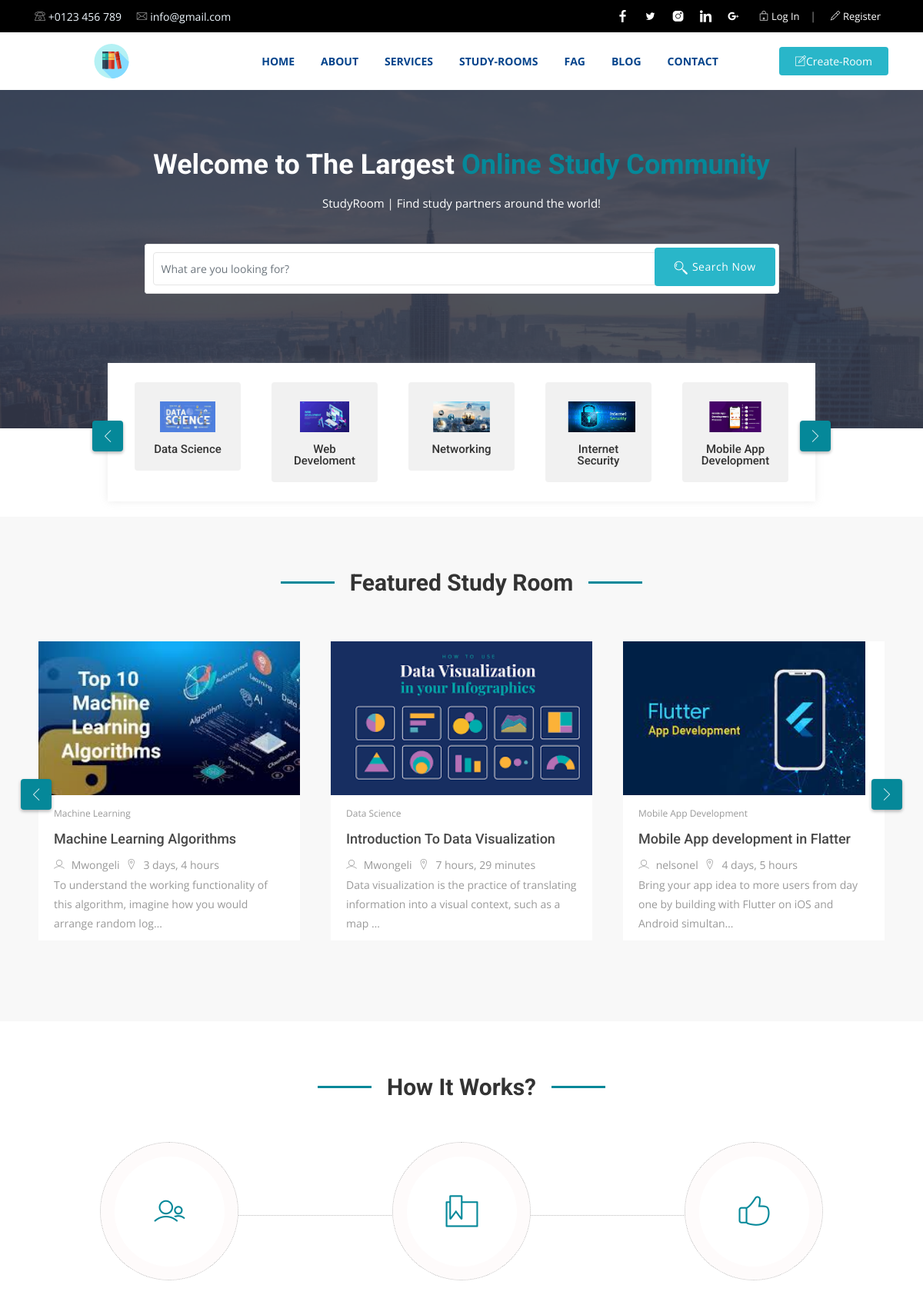
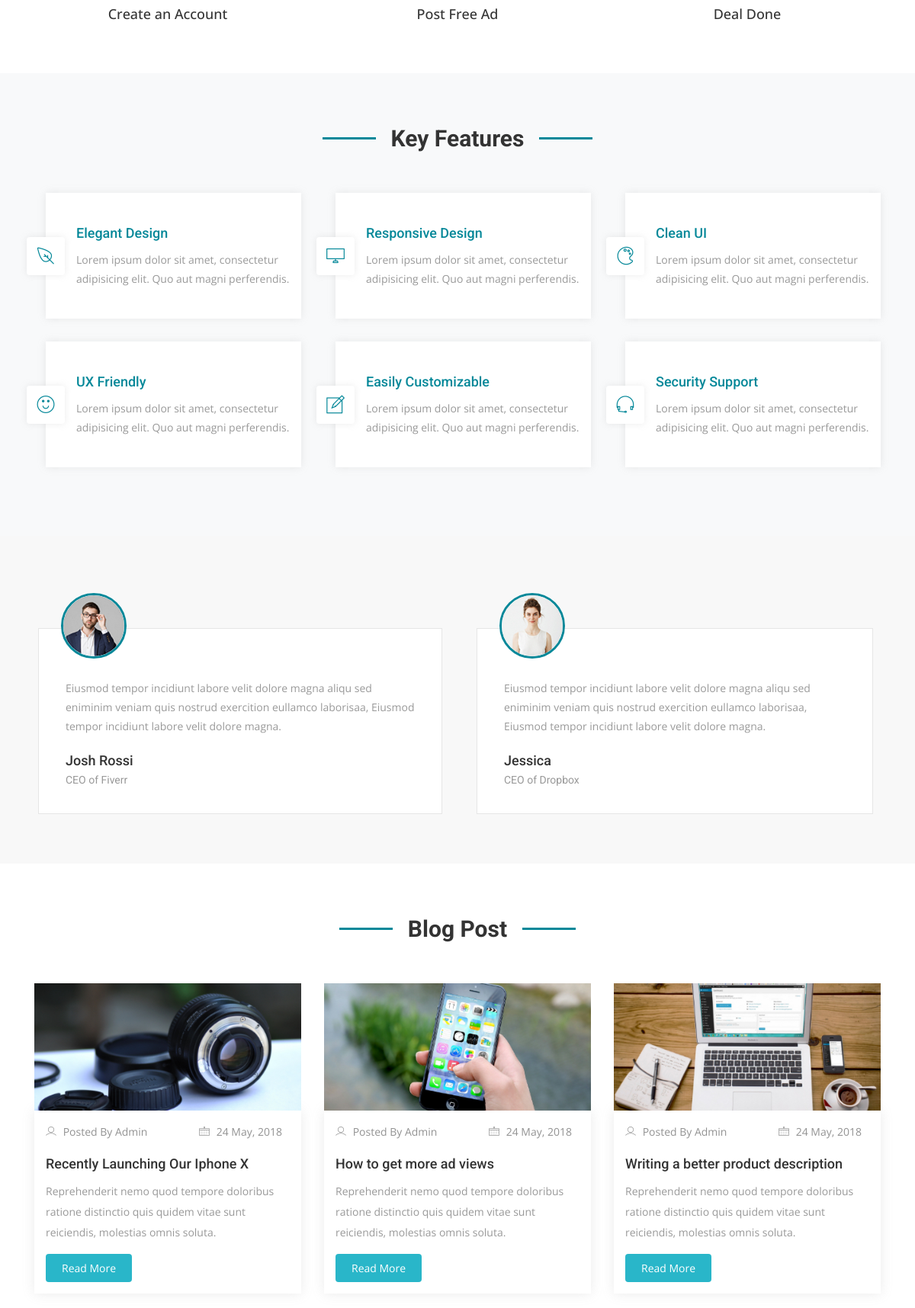
The page / (upper part) on the database its author committed (2 pictures, top to bottom).
### base/models.py (models this page shows, shortened)
class Topic(models.Model):
    name = models.CharField(max_length=200)
    image = models.ImageField(upload_to='image', null=True)
    def __str__(self):
        return self.name

class Room(models.Model):
    host = models.ForeignKey(User, on_delete=models.SET_NULL, null=True)
    topic = models.ForeignKey(Topic, on_delete=models.SET_NULL, null=True)
    image = models.ImageField(upload_to='image', null=True)
    name = models.CharField(max_length=200)
    description = models.TextField(null=True, blank=True)
    participants = models.ManyToManyField(User, related_name='participants', blank=True)
    updated = models.DateTimeField(auto_now=True)
    created = models.DateTimeField(auto_now_add=True)
    class Meta:
        ordering = ['-updated', '-created']

### base/views.py (the view)
# urls.py: path('', views.home, name='home'),
def home(request):
    q = request.GET.get('q') if request.GET.get('q') != None else ''
    rooms = Room.objects.filter(
        Q(topic__name__icontains=q) |
        Q(name__icontains=q) |
        Q(host__username__icontains=q) |
        Q(description__icontains=q)
    )
    topics = Topic.objects.all()
    room_count = rooms.count()
    room_messages = Message.objects.filter(Q(room__topic__name__icontains=q))
    context = {'rooms': rooms, 'topics': topics,
               'room_count': room_count, 'room_messages': room_messages}
    return render(request, 'base/home.html', context)

### base/templates/base/home.html (shortened to what this page needs)
{% extends 'main.html' %}
{% block content %}
{% load static %}
<div id="hero-area">
  <div class="overlay"></div>
  <div class="container">
    <div class="row justify-content-center">
      <div class="col-md-12 col-lg-9 col-xs-12 text-center">
        <div class="contents">
          <h1 class="head-title">
            Welcome to The Largest <span class="year">Online Study Community</span>
          </h1>
          <p>
            StudyRoom | Find study partners around the world!
          </p>
          <div class="search-bar">
            <div class="search-inner">
              <form class="search-form" method="GET" action=" {% url 'home' %}">
                <div class=" form-control">
                  <input type="text" name="q" class="form-control" placeholder="What are you looking for?" />
                </div>
                <button  class="btn submit btn-common" type="submit">
                  <i class="lni-search"></i> Search Now
                </button>
              </form>
            </div>
          </div>
        </div>
      </div>
    </div>
  </div>
</div>
<section id="categories">
  <div class="container">
    <div class="row justify-content-center">
      <div class="col-lg-10 col-md-12 col-xs-12">
        <div id="categories-icon-slider" class="categories-wrapper owl-carousel owl-theme">
          {% for topic in topics %}
          <div class="item">
            <a href="category.html">
              <div class="category-icon-item">
                <div class="icon-box">
                  <div class="icon">
                    <img src="{{ topic.image.url }}" width="40" height="50" alt="" />
                  </div>
                  <h4>{{ topic.name }}</h4>
                </div>
              </div>
            </a>
          </div>
          {% endfor %}
        </div>
      </div>
    </div>
  </div>
</section>
<section class="featured-lis section-padding">
  <div class="container">
    <div class="row">
      <div class="col-md-12 wow fadeIn" data-wow-delay="0.5s">
        <h3 class="section-title">Featured Study Room</h3>
        <div id="new-products" class="owl-carousel owl-theme">
          {% for room in rooms %}
          <div class="item">
            <div class="product-item">
              <div class="carousel-thumb">
              </div>
              <div class="product-content">
                <span>{{room.topic}}</span>
                <h3 class="product-title">
                  <a href="{% url 'room' room.id %}">{{room.name}}</a>
                </h3>
                <div class="meta-tag">
                  <span>
                    <a href="#"><i class="lni-user"></i> {{room.host}}</a>
                  </span>
                  <span>
                    <a href="#"><i class="lni-map-marker"></i> {{room.created |timesince}}</a>
                  </span>
                </div>
                <p class="dsc">
                  {{room.description | truncatechars:100}}
                </p>
              </div>
            </div>
          </div>
          {% endfor %}
        </div>
      </div>
    </div>
  </div>
</section>
<section class="works section-padding">
  <div class="container">
    <div class="row">
      <div class="col-12">
        <h3 class="section-title">How It Works?</h3>
      </div>
      <div class="col-lg-4 col-md-4 col-xs-12">
        <div class="works-item">
          <div class="icon-box">
            <i class="lni-users"></i>
          </div>
          <p>Create an Account</p>
        </div>
      </div>
      <div class="col-lg-4 col-md-4 col-xs-12">
        <div class="works-item">
          <div class="icon-box">
            <i class="lni-bookmark-alt"></i>
          </div>
          <p>Post Free Ad</p>
        </div>
      </div>
      <div class="col-lg-4 col-md-4 col-xs-12">
        <div class="works-item">
          <div class="icon-box">
            <i class="lni-thumbs-up"></i>
          </div>
          <p>Deal Done</p>
        </div>
      </div>
    </div>
  </div>
</section>
<section class="services bg-light section-padding">
  <div class="container">
    <div class="row">
      <div class="col-12">
        <h3 class="section-title">Key Features</h3>
      </div>
      <div class="col-md-6 col-lg-4 col-xs-12">
        <div class="services-item wow fadeInRight" data-wow-delay="0.2s">
          <div class="icon">
            <i class="lni-leaf"></i>
          </div>
          <div class="services-content">
            <h3><a href="#">Elegant Design</a></h3>
            <p>
              Lorem ipsum dolor sit amet, consectetur adipisicing elit. Quo aut
              magni perferendis.
            </p>
          </div>
        </div>
      </div>
      <div class="col-md-6 col-lg-4 col-xs-12">
        <div class="services-item wow fadeInRight" data-wow-delay="0.4s">
          <div class="icon">
            <i class="lni-display"></i>
          </div>
          <div class="services-content">
            <h3><a href="#">Responsive Design</a></h3>
            <p>
              Lorem ipsum dolor sit amet, consectetur adipisicing elit. Quo aut
              magni perferendis.
            </p>
          </div>
        </div>
      </div>
      <div class="col-md-6 col-lg-4 col-xs-12">
        <div class="services-item wow fadeInRight" data-wow-delay="0.6s">
          <div class="icon">
            <i class="lni-color-pallet"></i>
          </div>
          <div class="services-content">
            <h3><a href="#">Clean UI</a></h3>
            <p>
              Lorem ipsum dolor sit amet, consectetur adipisicing elit. Quo aut
              magni perferendis.
            </p>
          </div>
        </div>
      </div>
      <div class="col-md-6 col-lg-4 col-xs-12">
        <div class="services-item wow fadeInRight" data-wow-delay="0.8s">
          <div class="icon">
            <i class="lni-emoji-smile"></i>
          </div>
          <div class="services-content">
            <h3><a href="#">UX Friendly</a></h3>
            <p>
              Lorem ipsum dolor sit amet, consectetur adipisicing elit. Quo aut
              magni perferendis.
            </p>
          </div>
        </div>
      </div>
      <div class="col-md-6 col-lg-4 col-xs-12">
        <div class="services-item wow fadeInRight" data-wow-delay="1s">
          <div class="icon">
            <i class="lni-pencil-alt"></i>
          </div>
          <div class="services-content">
            <h3><a href="#">Easily Customizable</a></h3>
            <p>
              Lorem ipsum dolor sit amet, consectetur adipisicing elit. Quo aut
              magni perferendis.
            </p>
          </div>
        </div>
      </div>
      <div class="col-md-6 col-lg-4 col-xs-12">
        <div class="services-item wow fadeInRight" data-wow-delay="1.2s">
          <div class="icon">
            <i class="lni-headphone-alt"></i>
          </div>
          <div class="services-content">
            <h3><a href="#">Security Support</a></h3>
            <p>
              Lorem ipsum dolor sit amet, consectetur adipisicing elit. Quo aut
              magni perferendis.
            </p>
          </div>
        </div>
      </div>
    </div>
  </div>
</section>
<section class="testimonial section-padding">
  <div class="container">
    <div class="row">
      <div class="col-lg-12 col-md-12 col-sm-12 col-xs-12">
        <div id="testimonials" class="owl-carousel">
          <div class="item">
            <div class="img-thumb">
              <img src="{% static 'assets/img/testimonial/img1.png' %}" alt="" />
            </div>
            <div class="testimonial-item">
              <div class="content">
                <p class="description">
                  Eiusmod tempor incidiunt labore velit dolore magna aliqu sed
                  eniminim veniam quis nostrud exercition eullamco laborisaa,
                  Eiusmod tempor incidiunt labore velit dolore magna.
                </p>
                <div class="info-text">
                  <h2><a href="#">Josh Rossi</a></h2>
                  <h4><a href="#">CEO of Fiverr</a></h4>
                </div>
              </div>
            </div>
          </div>
          <div class="item">
            <div class="item">
              <div class="img-thumb">
                <img src="{% static 'assets/img/testimonial/img2.png' %}" alt="" />
              </div>
              <div class="testimonial-item">
                <div class="content">
                  <p class="description">
                    Eiusmod tempor incidiunt labore velit dolore magna aliqu sed
                    eniminim veniam quis nostrud exercition eullamco laborisaa,
                    Eiusmod tempor incidiunt labore velit dolore magna.
                  </p>
                  <div class="info-text">
                    <h2><a href="#">Jessica</a></h2>
                    <h4><a href="#">CEO of Dropbox</a></h4>
                  </div>
                </div>
              </div>
            </div>
          </div>
        </div>
      </div>
    </div>
  </div>
</section>
<section id="blog" class="section-padding">
  <div class="container">
    <h2 class="section-title">Blog Post</h2>
    <div class="row">
      <div class="col-lg-4 col-md-6 col-xs-12 blog-item">
        <div class="blog-item-wrapper">
          <div class="blog-item-img">
            <a href="single-post.html">
              <img src="{% static 'assets/img/blog/img-1.jpg' %}" alt="" />
            </a>
          </div>
          <div class="blog-item-text">
            <div class="meta-tags">
              <span class="user float-left"><a href="#"><i class="lni-user"></i> Posted By Admin</a></span>
              <span class="date float-right"><i class="lni-calendar"></i> 24 May, 2018</span>
            </div>
            <h3>
              <a href="single-post.html">Recently Launching Our Iphone X</a>
            </h3>
            <p>
              Reprehenderit nemo quod tempore doloribus ratione distinctio quis
              quidem vitae sunt reiciendis, molestias omnis soluta.
            </p>
            <a href="single-post.html" class="btn btn-common">Read More</a>
          </div>
        </div>
      </div>
      <div class="col-lg-4 col-md-6 col-xs-12 blog-item">
        <div class="blog-item-wrapper">
          <div class="blog-item-img">
            <a href="single-post.html">
              <img src="{% static 'assets/img/blog/img-2.jpg' %}" alt="" />
            </a>
          </div>
          <div class="blog-item-text">
            <div class="meta-tags">
              <span class="user float-left"><a href="#"><i class="lni-user"></i> Posted By Admin</a></span>
              <span class="date float-right"><i class="lni-calendar"></i> 24 May, 2018</span>
            </div>
            <h3>
              <a href="single-post.html">How to get more ad views</a>
            </h3>
            <p>
              Reprehenderit nemo quod tempore doloribus ratione distinctio quis
              quidem vitae sunt reiciendis, molestias omnis soluta.
            </p>
            <a href="single-post.html" class="btn btn-common">Read More</a>
          </div>
        </div>
      </div>
      <div class="col-lg-4 col-md-6 col-xs-12 blog-item">
        <div class="blog-item-wrapper">
          <div class="blog-item-img">
            <a href="single-post.html">
              <img src="{% static 'assets/img/blog/img-3.jpg' %}" alt="" />
            </a>
          </div>
          <div class="blog-item-text">
            <div class="meta-tags">
              <span class="user float-left"><a href="#"><i class="lni-user"></i> Posted By Admin</a></span>
              <span class="date float-right"><i class="lni-calendar"></i> 24 May, 2018</span>
            </div>
            <h3>
              <a href="single-post.html">Writing a better product description</a>
            </h3>
            <p>
              Reprehenderit nemo quod tempore doloribus ratione distinctio quis
              quidem vitae sunt reiciendis, molestias omnis soluta.
            </p>
            <a href="single-post.html" class="btn btn-common">Read More</a>
          </div>
        </div>
      </div>
    </div>
  </div>
</section>
{% endblock %}

### static/assets/css/styles.css (style rules this page uses)
#hero-area .contents span.year { color: #058899 !important; }
.services-item .icon i { color: #058899 !important; }
.services-item .services-content h3 a { color: #058899 !important; }
.works-item .icon-box i { color: #058899 !important; }
.testimonial .img-thumb img { border: 3px solid #058899 !important; }
.section-title:before { background-color: #058899 !important; }
.section-title:after { background-color: #058899 !important; }

### templates/header.html (style rules this page uses)
.btn-common { background-color: #29b6c9 !important; }

### rows shown on the page
Topic: image (picture), name "Data Science"
Topic: image (picture), name "Web Develoment"
Topic: image (picture), name "Networking"
Topic: image (picture), name "Internet Security"
Topic: image (picture), name "Mobile App Development"
Room: topic "Machine Learning", name "Machine Learning Algorithms", host "Mwongeli", created "3 days, 4 hours", description "To understand the working functionality of this algorithm, imagine how you would arrange random log…"
Room: topic "Data Science", name "Introduction To Data Visualization", host "Mwongeli", created "7 hours, 29 minutes", description "Data visualization is the practice of translating information into a visual context, such as a map …"
Room: topic "Mobile App Development", name "Mobile App development in Flatter", host "nelsonel", created "4 days, 5 hours", description "Bring your app idea to more users from day one by building with Flutter on iOS and Android simultan…"
